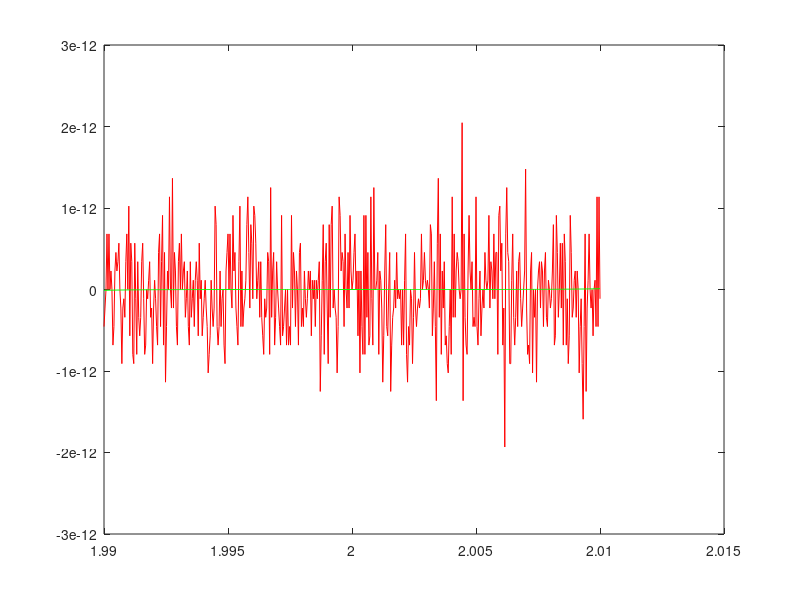

Source code (MATLAB):
%Aufgabe a)
x=[1.99:2/50000:2.01];
f1=x.^7-14*x.^6+84*x.^5-280*x.^4+560*x.^3-672*x.^2+448*x-128;
f2=(x-2).^7;
plot(x,f1,'r',x,f2,'g')

%Aufgabe b)
z=[-10^-14:10^-17:10^-14];
g=z/(sin(1+z)-sin(1));
%plot(z,g,'r')
%ylim([-1 1])
%xlim([-10^-14 10^-14])

